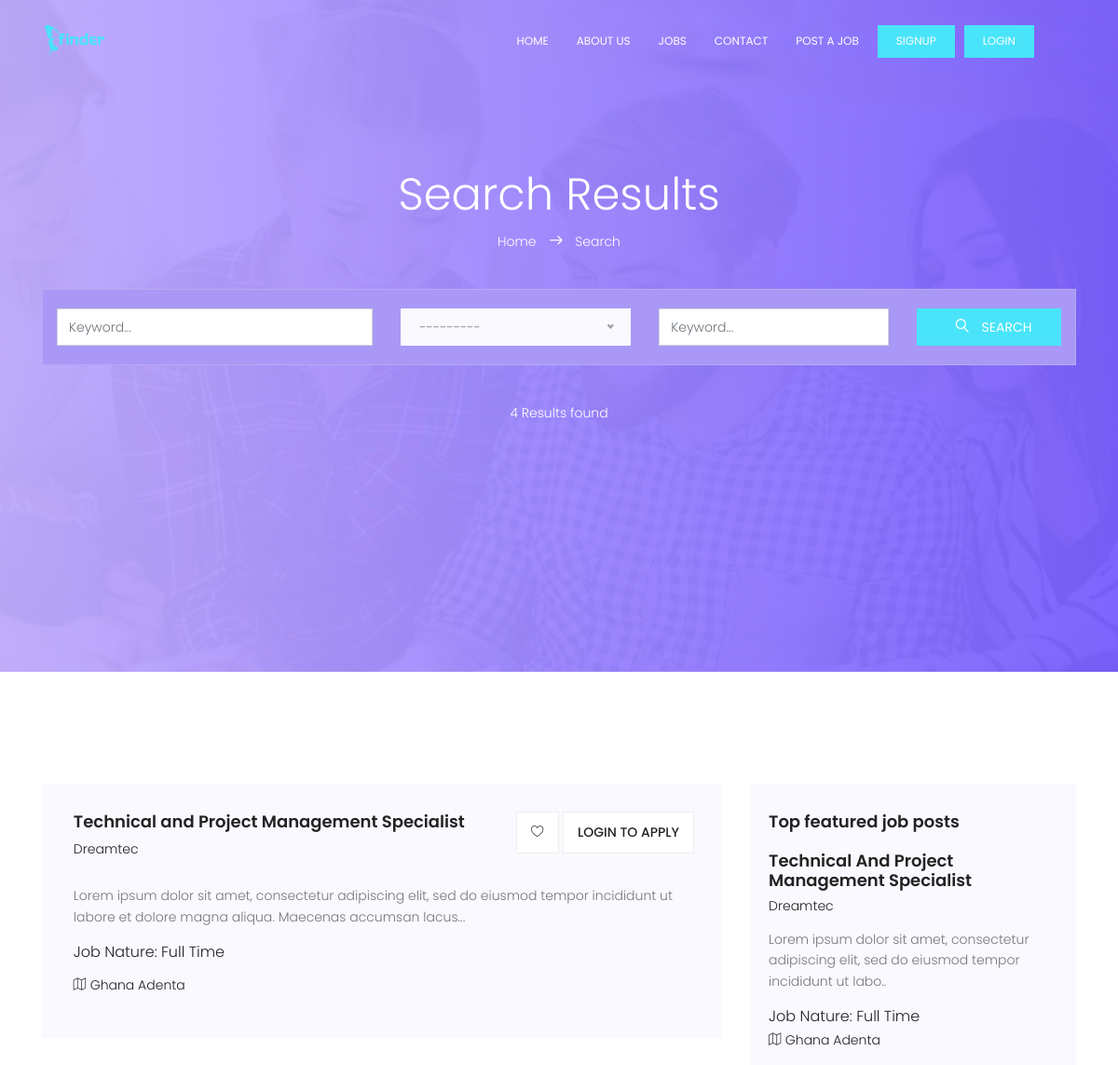
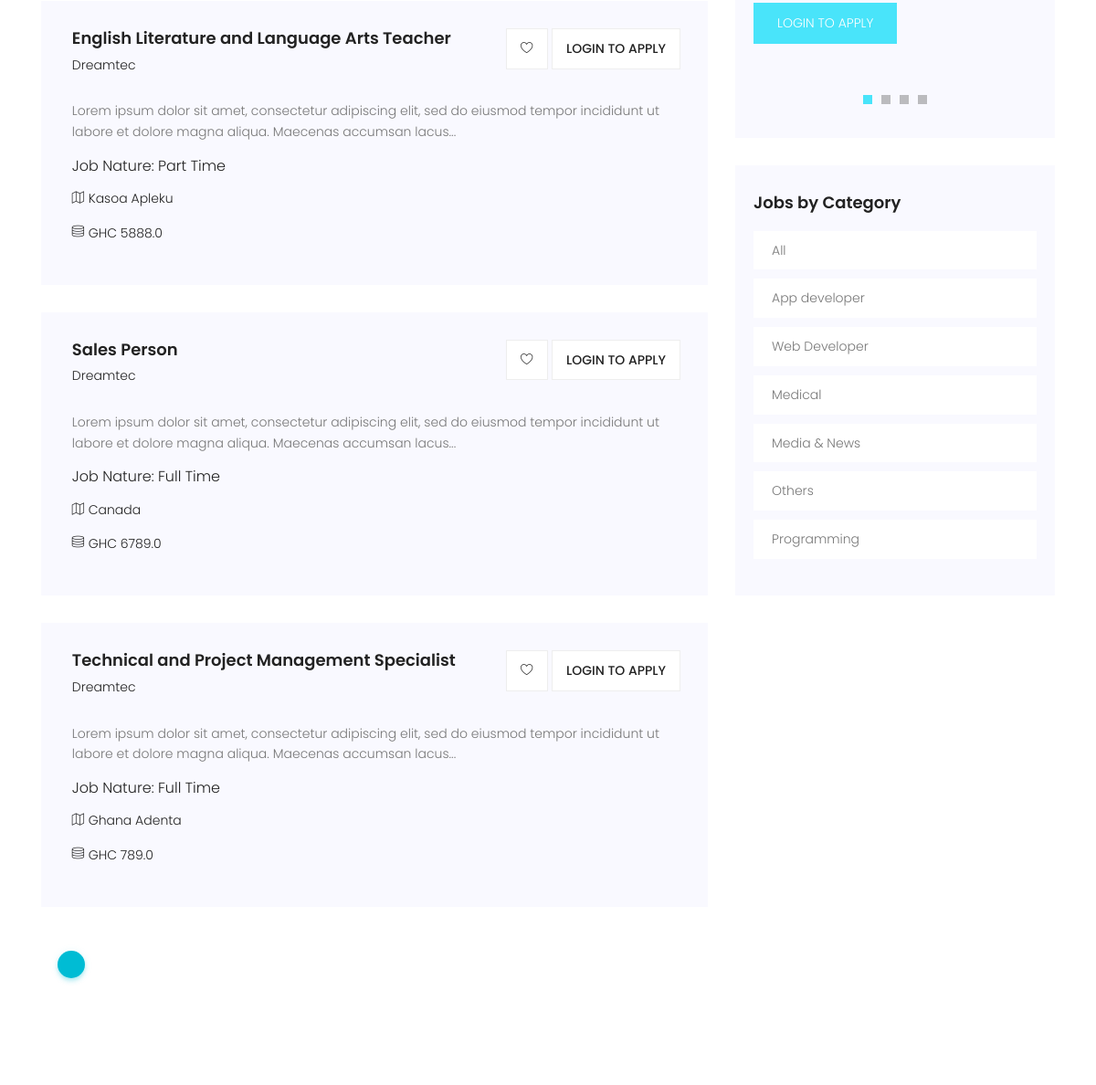
/jobs (upper part), run on an earlier commit of the app's database (2 pictures, top to bottom).
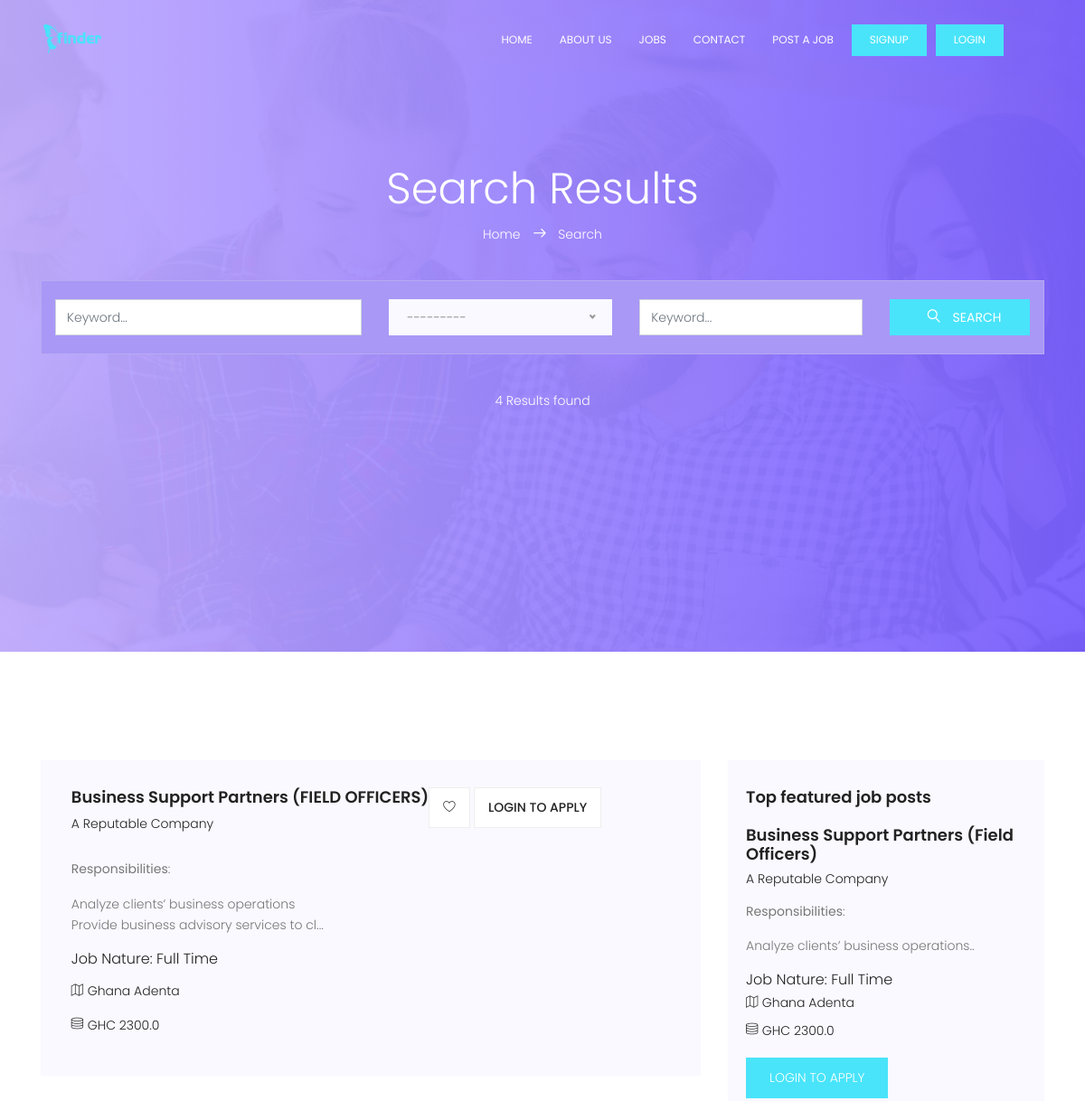
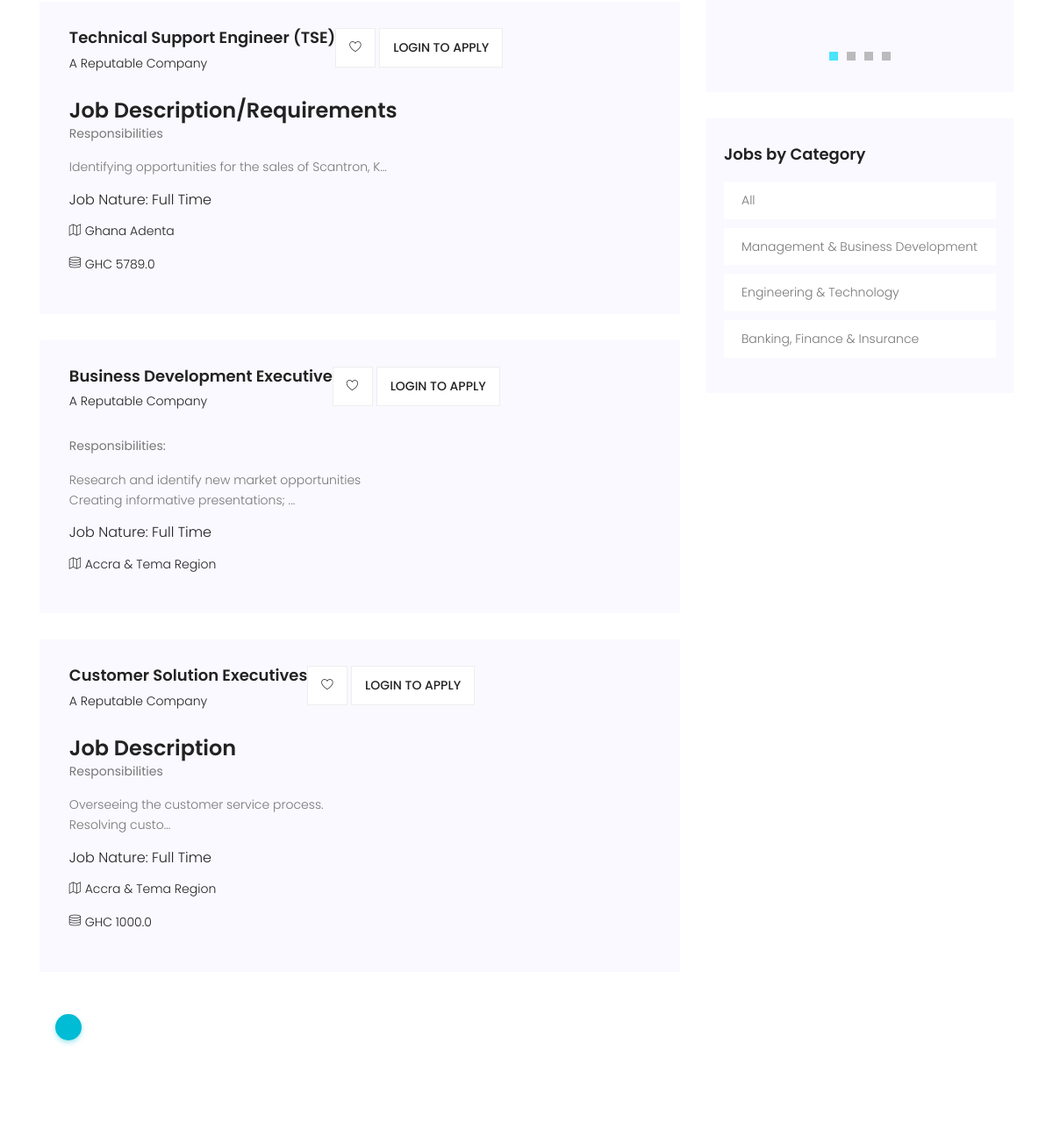
And on a later commit of the database (2 pictures, top to bottom).
### portal/models.py (models this page shows, shortened)
class Job(models.Model):
    company_name = models.CharField(max_length=200)
    job_title = models.CharField(max_length=200)
    company_email = models.EmailField(blank=True, null=True)
    category = models.ForeignKey(
        Category, on_delete=models.CASCADE, default='Others')
    job_type = models.CharField(max_length=20, choices=_job_Type, default=1)
    description = RichTextField()
    location = models.CharField(max_length=150)
    salary = models.FloatField(blank=True, null=True)
    application_url = models.URLField(blank=True, null=True)
    slug = models.SlugField(blank=True, null=True)
    created = models.DateTimeField(auto_now_add=True)
    featured = models.BooleanField(default=False)
    approved = models.BooleanField(default=True)
    class Meta:
        ordering = ['-created']

class Category(models.Model):
    category = models.CharField(max_length=100)
    created = models.DateTimeField(auto_now_add=True)
    class Meta:
        verbose_name_plural = 'Categories'
        ordering = ['-id']
    def __str__(self):
        return self.category

### portal/views.py (the view)
# urls.py: path('jobs', jobs, name="jobs"),
def jobs(request):
    filters = JobFilter(
        request.GET, queryset=Job.objects.filter(approved=True))
    jobs = filters.qs
    paginator = Paginator(jobs, 10)
    page_number = request.GET.get('page', 1)
    page_objects = paginator.get_page(page_number)
    category = request.GET.get('category')
    if category == None:
        jobs = Job.objects.filter(approved=True).order_by('-created')
    else:
        jobs = Job.objects.filter(
            approved=True, category__category=category)
    page_objects = jobs
    context = {
        'jobs': jobs,
        'filters': filters,
        'page_objects': page_objects,
        'paginator': paginator
    }
    return render(request, 'portal/search.html', context)

### portal/context_processors.py (called while the page is built)
def Processors(request):
    jobs = Job.objects.filter(approved=True).order_by('-created')
    categories = Category.objects.all().order_by('-id')
    blogs = Blog.objects.filter(published=True).order_by('-id')
    blog_count = blogs.count()
    return {
        'categories': categories,
        'jobs': jobs,
        'blog_count': blog_count,
        'blogs': blogs,
    }

### templates/portal/search.html (shortened to what this page needs)
{% extends 'base.html' %}
{% load static %}
{% block content %}
			<section class="banner-area relative" id="home">
				<div class="container">
					<div class="row search-page-top d-flex align-items-center justify-content-center">
						<div class="banner-content col-lg-12">
							<h1 class="text-white">
								Search Results
							</h1>
							<p class="text-white link-nav">
								<a href="{% url 'home' %}">Home </a> <span class="lnr lnr-arrow-right"></span> <a href="#">	 Search</a>
							</p>
							<form action="" method="GET" class="serach-form-area">
								<div class="row justify-content-center form-wrap">
									<div class="col-lg-4 form-cols">
									{{filters.form.job_title}}
									</div>
									<div class="col-lg-3 form-cols">
									<div class="default-select" id="default-selects">
									</div>
									</div>
									<div class="col-lg-3 form-cols">
									{{filters.form.location}}
									</div>
									<div class="col-lg-2 form-cols">
									    <button type="submit" class="btn btn-info">
									      <span class="lnr lnr-magnifier"></span> Search
									    </button>
									</div>
								</div>
							</form>
							<p class="text-white">{{page_objects.count}} Results found</p>
						</div>
					</div>
				</div>
			</section>
			<section class="post-area section-gap">
				<div class="container">
					<div class="row justify-content-center d-flex">
						<div class="col-lg-8 post-list">
							{% for job in page_objects %}
								<div class="single-post d-flex flex-row">
									<div class="details">
										<div class="title d-flex flex-row justify-content-between">
											<div class="titles">
												<a href="{% url 'detail' job.slug %}"><h4>{{job.job_title}}</h4></a>
												<h6>{{job.company_name}}</h6>
											</div>
											<ul class="btns">
												<li><a href="{% url 'detail' job.slug %}"><span class="lnr lnr-heart"></span></a></li>
												{% if request.user.is_authenticated %}
												<li><a href="{% url 'detail' job.slug %}">Apply</a></li>
												{% else %}
												<li><a href="{% url 'login' %}">Login to apply</a></li>
												{% endif %}
											</ul>
										</div>
										<p>
										{{job.description|slice:":150"|safe}}...
										</p>
										<h5>Job Nature: {{job.job_type}}</h5>
										<p class="address"><span class="lnr lnr-map"></span> {{job.location}}</p>
										{% if job.salary %}
										<p class="address"><span class="lnr lnr-database"></span> GHC {{job.salary}}</p>
										{% endif %}
									</div>
								</div>
								{% empty %}
								<h3> No job post found </h4>
							{% endfor %}
							 <div class="container mt-5">
								<ul class="pagination pagination-info">
								<li class="active page-item">
								<a href="javascript:void(0);" class="page-link">{{page_objects.number}}</a>
								</li>
							</ul>
							 </div>
						</div>
						<div class="col-lg-4 sidebar">
							{% if jobs.count > 1 %}
							<div class="single-slidebar">
								<h4>Top featured job posts</h4>
								<div class="active-relatedjob-carusel">
								{% for job in jobs|slice:":4" %}
									<div class="single-rated">
										<a href="{% url 'detail' job.slug %}"><h4>{{job.job_title|title}}</h4></a>
										<h6>{{job.company_name|title}}</h6>
										<p>
										{{job.description|slice:":100"|safe}}..
										</p>
										<h5>Job Nature: {{job.job_type}}</h5>
										<p class="address"><span class="lnr lnr-map"></span> {{job.location}}</p>
										{% if job.salary %}
										<p class="address"><span class="lnr lnr-database"></span> GHC {{job.salary}}</p>
										{% endif %}
										{% if request.user.is_authenticated %}
										<a href="{% url 'detail' job.slug %}" class="btns text-uppercase">Apply job</a>
										{% else %}
										<a href="{% url 'login' %}" class="btns text-uppercase">Login to apply</a>
										{% endif %}
									</div>
								{% endfor %}
								</div>
							</div>
							{% endif %}
							<div class="single-slidebar">
								<h4>Jobs by Category </h4>
								<ul class="cat-list">
								<li>
									<a class="justify-content-between d-flex" href="{% url 'jobs' %}">
									<p>All</p>
									</a>
									</li>
								{% for category in categories|slice:":10" %}
									<li>
									<a class="justify-content-between d-flex" href="{% url 'jobs' %}?category={{category.category}}">
									<p>{{category.category}}</p>
									</a>
									</li>
								{% endfor %}
								</ul>
							</div>
						</div>
					</div>
				</div>
			</section>
{% endblock %}

### templates/base.html (shortened to what this page needs)
{% load static %}
	<!DOCTYPE html>
	<html lang="zxx" class="no-js">
	<head>
			<link rel="stylesheet" href="{% static 'css/linearicons.css' %}">
			<link rel="stylesheet" href="{% static 'css/font-awesome.min.css' %}">
			<link rel="stylesheet" href="{% static 'css/bootstrap.css' %}">
			<link rel="stylesheet" href="{% static 'css/magnific-popup.css' %}">
			<link rel="stylesheet" href="{% static 'css/nice-select.css' %}">
			<link rel="stylesheet" href="{% static 'css/animate.min.css' %}">
			<link rel="stylesheet" href="{% static 'css/owl.carousel.css' %}">
			<link rel="stylesheet" href="{% static 'css/main.css' %}">
		</head>
		<body>
			  <header id="header" id="home">
			    <div class="container">
			    	<div class="row align-items-center justify-content-between d-flex">
				      <div id="logo">
				        <a href="{% url 'home' %}">
						<img style="width: 100px" src="{% static 'img/logo1.svg' %}" alt="Finder" title="Finder" />
						</a>
				      </div>
				      <nav id="nav-menu-container">
				        <ul class="nav-menu">
				          <li class="menu-active"><a href="{% url 'home' %}">Home</a></li>
				          <li><a href="{% url 'about' %}">About Us</a></li>
				          <li><a href="{% url 'jobs' %}">Jobs</a></li>
				          <li><a href="{% url 'contact' %}">Contact</a></li>
				          <li><a href="{% url 'post' %}">Post a job</a></li>
						  {% if request.user.is_authenticated %}
				          <li><a class="ticker-btn" href="{% url 'logout' %}">Logout</a></li>
				          <li><a class="ticker-btn" href="">Account</a></li>
						  {% else %}
				          <li><a class="ticker-btn" href="{% url 'signup' %}">Signup</a></li>
				          <li><a class="ticker-btn" href="{% url 'login' %}">Login</a></li>
						  {% endif %}
				        </ul>
				      </nav>
			    	</div>
			    </div>
			  </header>
            {% block content %}
            {% endblock content %}
		</body>
	</html>

What changed in the data, as far as the page shows it:
removed Job: job_title "Technical and Project Management Specialist", company_name "Dreamtec", description "Lorem ipsum dolor sit amet, consectetur adipiscing elit, sed do eiusmod tempor incididunt ut labore et dolore magna aliqua. Maecenas accumsan lacus", job_type "Full Time", location "Ghana Adenta", job_title "Technical And Project Management Specialist", description "Lorem ipsum dolor sit amet, consectetur adipiscing elit, sed do eiusmod tempor incididunt ut labo"
removed Job: job_title "English Literature and Language Arts Teacher", company_name "Dreamtec", description "Lorem ipsum dolor sit amet, consectetur adipiscing elit, sed do eiusmod tempor incididunt ut labore et dolore magna aliqua. Maecenas accumsan lacus", job_type "Part Time", location "Kasoa Apleku", salary "5888.0", shown under "Search Results"
removed Job: job_title "Sales Person", company_name "Dreamtec", description "Lorem ipsum dolor sit amet, consectetur adipiscing elit, sed do eiusmod tempor incididunt ut labore et dolore magna aliqua. Maecenas accumsan lacus", job_type "Full Time", location "Canada", salary "6789.0", shown under "Search Results"
removed Job: job_title "Technical and Project Management Specialist", company_name "Dreamtec", description "Lorem ipsum dolor sit amet, consectetur adipiscing elit, sed do eiusmod tempor incididunt ut labore et dolore magna aliqua. Maecenas accumsan lacus", job_type "Full Time", location "Ghana Adenta", salary "789.0", shown under "Search Results"
removed Category: category "App developer"
removed Category: category "Web Developer"
removed Category: category "Medical"
removed Category: category "Media & News"
removed Category: category "Others"
removed Category: category "Programming"
added Job: job_title "Business Support Partners (FIELD OFFICERS)", company_name "A Reputable Company", description "Responsibilities : Analyze clients’ business operations Provide business advisory services to cl", job_type "Full Time", location "Ghana Adenta", salary "2300.0", job_title "Business Support Partners (Field Officers)", description "Responsibilities : .. Analyze clients’ business operations"
added Job: job_title "Technical Support Engineer (TSE)", company_name "A Reputable Company", description "Job Description/Requirements Responsibilities Identifying opportunities for the sales of Scantron, K", job_type "Full Time", location "Ghana Adenta", salary "5789.0", shown under "Search Results"
added Job: job_title "Business Development Executive", company_name "A Reputable Company", description "Responsibilities: Research and identify new market opportunities Creating informative presentations;", job_type "Full Time", location "Accra & Tema Region", shown under "Search Results"
added Job: job_title "Customer Solution Executives", company_name "A Reputable Company", description "Job Description Responsibilities Overseeing the customer service process. Resolving custo", job_type "Full Time", location "Accra & Tema Region", salary "1000.0", shown under "Search Results"
added Category: category "Management & Business Development"
added Category: category "Engineering & Technology"
added Category: category "Banking, Finance & Insurance"
